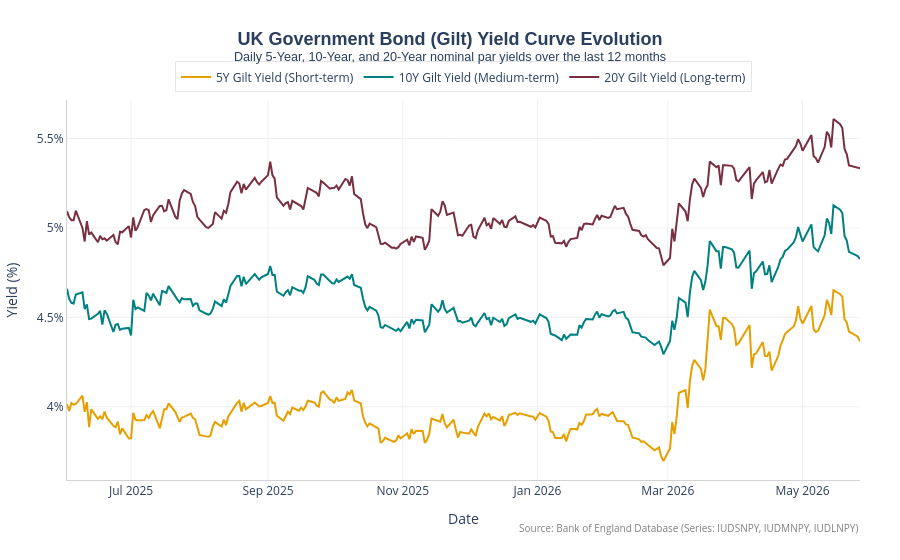

This figure's notebook cell:
### Markdown cell above
## Chart 3: UK Government Bond (Gilt) Yields

This chart displays **only** UK Gilt yields across different maturities (5-Year, 10-Year, and 20-Year). By plotting these maturities together on one timeline, we can visualize the shape and evolution of the **UK Gilt Yield Curve** over the past year. 

A narrowing spread between long-term and short-term yields indicates a flattening curve, which often occurs as central banks raise interest rates, while an inverted curve (short-term yields higher than long-term yields) historically suggests expectations of future rate cuts.

### Code cell
df_5y = data_frames.get("5Y Gilt")
df_10y = data_frames.get("10Y Gilt")
df_20y = data_frames.get("20Y Gilt")

# Merge Gilt dataframes on Date
df_gilts = pd.merge(df_5y, df_10y, on="Date", how="outer")
df_gilts = pd.merge(df_gilts, df_20y, on="Date", how="outer")
df_gilts = df_gilts.sort_values("Date").reset_index(drop=True)

fig_gilts = go.Figure()

# 5Y Gilt
fig_gilts.add_trace(go.Scatter(
    x=df_gilts["Date"],
    y=df_gilts["5Y Gilt"],
    mode="lines",
    line=dict(color=series_config["5Y Gilt"]["color"], width=2),
    name="5Y Gilt Yield (Short-term)",
    hovertemplate="5Y Gilt Yield: <b>%{y:.4f}%</b>"
))

# 10Y Gilt
fig_gilts.add_trace(go.Scatter(
    x=df_gilts["Date"],
    y=df_gilts["10Y Gilt"],
    mode="lines",
    line=dict(color=series_config["10Y Gilt"]["color"], width=2),
    name="10Y Gilt Yield (Medium-term)",
    hovertemplate="10Y Gilt Yield: <b>%{y:.4f}%</b>"
))

# 20Y Gilt
fig_gilts.add_trace(go.Scatter(
    x=df_gilts["Date"],
    y=df_gilts["20Y Gilt"],
    mode="lines",
    line=dict(color=series_config["20Y Gilt"]["color"], width=2),
    name="20Y Gilt Yield (Long-term)",
    hovertemplate="20Y Gilt Yield: <b>%{y:.4f}%</b>"
))

fig_gilts.update_layout(
    title=dict(
        text="<b>UK Government Bond (Gilt) Yield Curve Evolution</b><br><sup>Daily 5-Year, 10-Year, and 20-Year nominal par yields over the last 12 months</sup>",
        font=dict(size=18, family="Arial"),
        x=0.5,
        y=0.92
    ),
    xaxis=dict(
        title="Date",
        showgrid=True,
        gridcolor="#F0F0F0",
        linecolor="#D3D3D3",
        tickformat="%b %Y"
    ),
    yaxis=dict(
        title="Yield (%)",
        showgrid=True,
        gridcolor="#F0F0F0",
        linecolor="#D3D3D3",
        ticksuffix="%",
        zeroline=False
    ),
    legend=dict(
        orientation="h",
        yanchor="bottom",
        y=1.02,
        xanchor="center",
        x=0.5,
        bgcolor="rgba(255,255,255,0.8)",
        bordercolor="#E5E5E5",
        borderwidth=1
    ),
    plot_bgcolor="white",
    paper_bgcolor="white",
    hovermode="x unified",
    margin=dict(t=100, b=80, l=60, r=40),
    annotations=[dict(
        text='Source: <a href="https://www.bankofengland.co.uk/statistics">Bank of England Database</a> (Series: IUDSNPY, IUDMNPY, IUDLNPY)',
        showarrow=False, xref="paper", yref="paper",
        x=1, y=-0.15, xanchor="right", font=dict(size=10, color="grey")
    )]
)

fig_gilts.show()

### Figure 1 — Plotly figure (JSON) as saved in the notebook; plotly's stock layout.template omitted (floating-point values rounded to 4 significant figures; data arrays with more than 128 entries replaced by an {"elided": "..."} marker saying what was removed)
{"data": [{"hovertemplate": "5Y Gilt Yield: <b>%{y:.4f}%</b>", "line": {"color": "#E69F00", "width": 2}, "mode": "lines", "name": "5Y Gilt Yield (Short-term)", "type": "scatter", "x": {"elided": "250 str values"}, "y": {"elided": "250 float values"}}, {"hovertemplate": "10Y Gilt Yield: <b>%{y:.4f}%</b>", "line": {"color": "#008080", "width": 2}, "mode": "lines", "name": "10Y Gilt Yield (Medium-term)", "type": "scatter", "x": {"elided": "250 str values"}, "y": {"elided": "250 float values"}}, {"hovertemplate": "20Y Gilt Yield: <b>%{y:.4f}%</b>", "line": {"color": "#782F40", "width": 2}, "mode": "lines", "name": "20Y Gilt Yield (Long-term)", "type": "scatter", "x": {"elided": "250 str values"}, "y": {"elided": "250 float values"}}], "layout": {"annotations": [{"font": {"color": "grey", "size": 10}, "showarrow": false, "text": "Source: <a href=\"https://www.bankofengland.co.uk/statistics\">Bank of England Database</a> (Series: IUDSNPY, IUDMNPY, IUDLNPY)", "x": 1, "xanchor": "right", "xref": "paper", "y": -0.15, "yref": "paper"}], "hovermode": "x unified", "legend": {"bgcolor": "rgba(255,255,255,0.8)", "bordercolor": "#E5E5E5", "borderwidth": 1, "orientation": "h", "x": 0.5, "xanchor": "center", "y": 1.02, "yanchor": "bottom"}, "margin": {"b": 80, "l": 60, "r": 40, "t": 100}, "paper_bgcolor": "white", "plot_bgcolor": "white", "title": {"font": {"family": "Arial", "size": 18}, "text": "<b>UK Government Bond (Gilt) Yield Curve Evolution</b><br><sup>Daily 5-Year, 10-Year, and 20-Year nominal par yields over the last 12 months</sup>", "x": 0.5, "y": 0.92}, "xaxis": {"gridcolor": "#F0F0F0", "linecolor": "#D3D3D3", "showgrid": true, "tickformat": "%b %Y", "title": {"text": "Date"}}, "yaxis": {"gridcolor": "#F0F0F0", "linecolor": "#D3D3D3", "showgrid": true, "ticksuffix": "%", "title": {"text": "Yield (%)"}, "zeroline": false}}}
